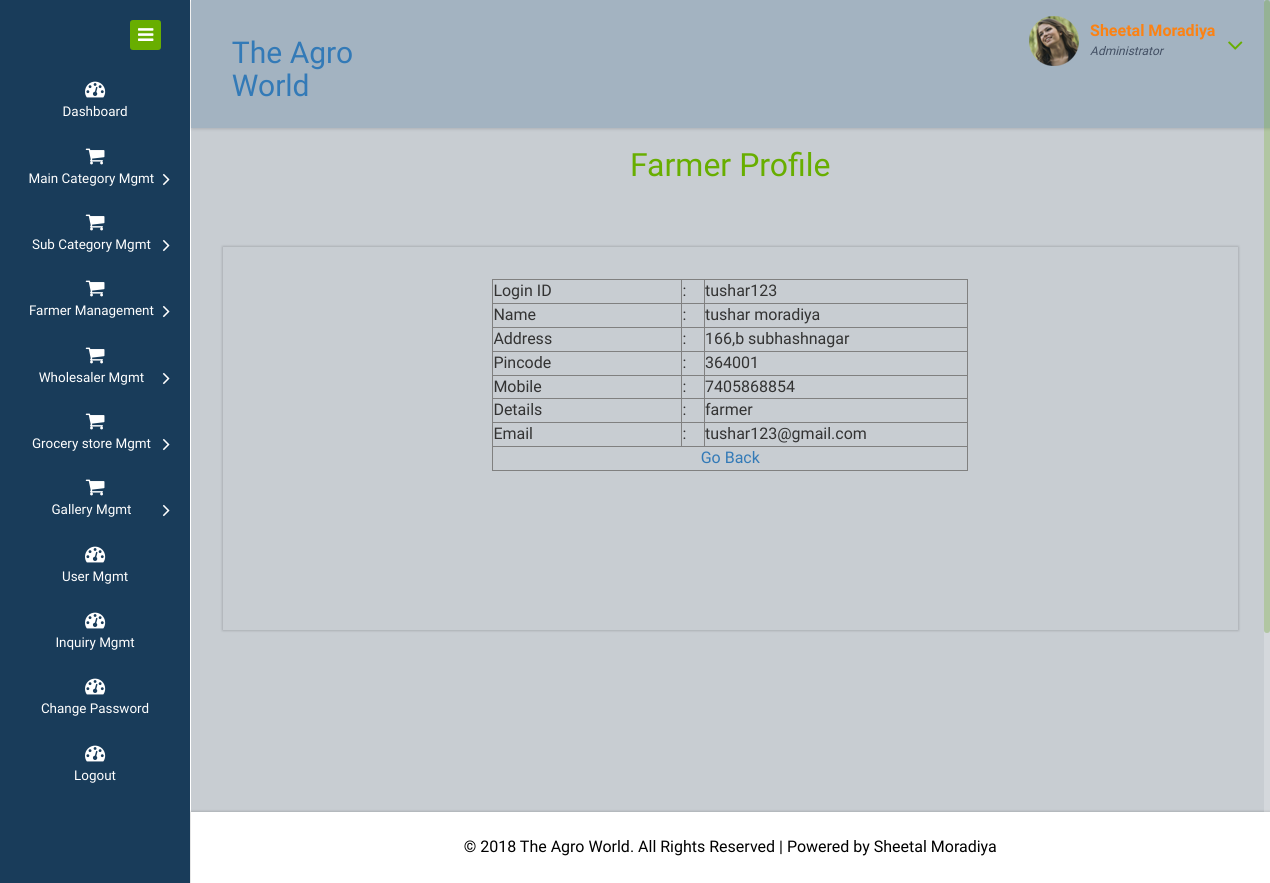
/Website/admin/farmer_readmore.php?rid=1 (signed in), run on the app's committed database.
### tables this page shows
CREATE TABLE IF NOT EXISTS `tbl_farmer` (
  `f_id` int(11) NOT NULL AUTO_INCREMENT,
  `f_login` varchar(20) NOT NULL,
  `password` varchar(15) NOT NULL,
  `fname` varchar(15) NOT NULL,
  `faddress` varchar(255) NOT NULL,
  `pincode` varchar(8) NOT NULL,
  `mobile` varchar(14) NOT NULL,
  `details` varchar(50) NOT NULL,
  `email` varchar(35) NOT NULL,
  `f_pic` varchar(100) NOT NULL,
  `flag` int(1) NOT NULL,
  PRIMARY KEY (`f_id`)
);

### Website/admin/farmer_readmore.php (the view, shortened to what this page needs)
<?php
	$i=$_REQUEST['rid'];
	$q=mysql_query("select * from tbl_farmer where f_id=$i")or die ("Query Failed");
	$data=mysql_fetch_array($q);
?>
<!DOCTYPE HTML>
<html>
<head>
<link href="css/bootstrap.css" rel="stylesheet" type="text/css" media="all">
<link href="css/style.css" rel="stylesheet" type="text/css" media="all"/>
<link href="css/font-awesome.css" rel="stylesheet">
</head>
<body>
<div class="page-container">
   <div class="left-content">
	   <div class="mother-grid-inner">
				<div class="header-main">
					<div class="header-left">
						<?php include("logo.php") ?>
							<div class="clearfix"> </div>
						 </div>
						 <div class="header-right">
							<?php include("top_menu.php");?>
							<div class="clearfix"> </div>
						</div>
				     <div class="clearfix"> </div>
				</div>
<div class="inner-block">
    <div class="blank">
    	<h2 align="center"> Farmer Profile  </h2>
    	<div class="blankpage-main">
    	  <form name="form1" method="post" action="">
    	    <table width="50%" border="1" align="center">
              <tr>
                <td width="117">Login ID </td>
                <td width="14">:</td>
                <td width="152"><?php echo $data['f_login'];?></td>
              </tr>
              <tr>
                <td>Name</td>
                <td>:</td>
                <td><?php echo $data['fname'];?></td>
              </tr>
              <tr>
                <td>Address</td>
                <td>:</td>
                <td><?php echo $data['faddress'];?></td>
              </tr>
              <tr>
                <td>Pincode</td>
                <td>:</td>
                <td><?php echo $data['pincode'];?></td>
              </tr>
              <tr>
                <td>Mobile</td>
                <td>:</td>
                <td><?php echo $data['mobile'];?></td>
              </tr>
              <tr>
                <td>Details</td>
                <td>:</td>
                <td><?php echo $data['details'];?></td>
              </tr>
              <tr>
                <td>Email</td>
                <td>:</td>
                <td><?php echo $data['email'];?></td>
              </tr>
              <tr>
                <td colspan="3"><div align="center"><a href="farmer_show.php">Go Back</a> </div></td>
                </tr>
            </table>
    	  </form>
    	  <p>&nbsp;</p>
    	  <p>&nbsp;</p>
    	  <p>&nbsp;</p>
    	  <p>&nbsp;</p>
    	</div>
    </div>
</div>
<?php include("copyrights.php") ?>
</div>
</div>
    <div class="sidebar-menu">
		  	<div class="logo"> <a href="#" class="sidebar-icon"> <span class="fa fa-bars"></span> </a>  </div>
		    <?php include("menu.php");?>
	 </div>
</div>
</body>
</html>

### data on the page
tbl_farmer: f_login "tushar123", fname "tushar moradiya", faddress "166,b subhashnagar", pincode "364001", mobile "7405868854", details "farmer", email "tushar123@gmail.com"
